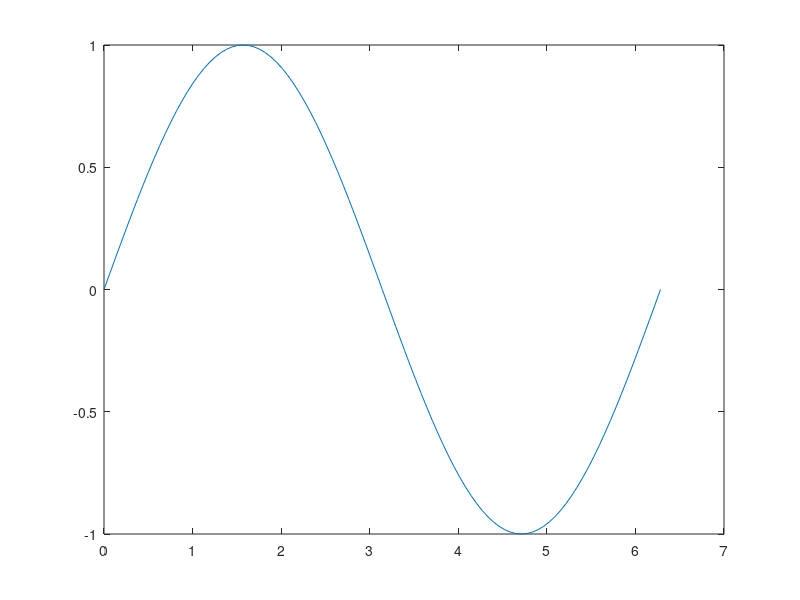
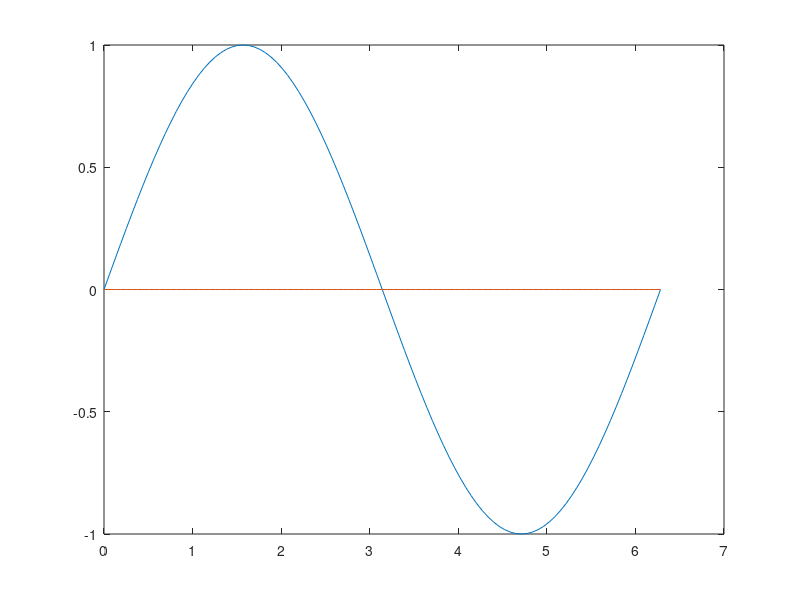

Recreate these plots in MATLAB, in order.
%  
%    Here is some introductory syntax. Try these comands out
%    to see what they do. Either 1) copy them (with punctuation)
%    to Command Window with the >> prompt or 2) type "Introduction"
%    in the Command Window to execute all of the commands in
%    sequence.
%
%    Note: lowercase x is different than uppercase X
%
%
%    Computing with scalar variables
%
x=7;
y=12;
z=x^2
z=pi*x/y
z=x*y
%
%
%   Computing with vectors
%
x=1:10
y=1:2:19
z=x.^2
z=x.*y
z=x./y
z=1./y
z=x.^(1./y)
z=sin(x)
%
%
%    declaring row and column vectors
%
x=[1,-2,13]
x=[1;5;6]
y=x.^3
%
%
%    special vector declarations: zero vectors,
%    vector of all 1's, random vectors.
%
x=zeros(6,1)
x=zeros(1,6)
y=ones(5,1)-7
y=7*ones(5,1)
y=rand(5,1)
%
%   Transpose and dot product
%
x=[1;2;3];
y=[-1;2;4];
x
x'
dotprod=x'*y
%
%
%   vectors defined by for loops. 
%   First undefine or clear "x".
%
clear x
x(1)=1
for i=2:8
    x(i)=x(i-1)+i
end
%
%
%   Summing numbers defined by formulae or vectors:
%  
n=1:8;
x=[2;3;4;5];
%
sum(n)
sum(n.^2)
%
sum(x)
sum(x.^(-1))
%
%    Redo with higher precision
%
format long
sum(x.^(-1))
%
%    Switch back to lower precision
%
format short
%
%
%
%    matrix basics: defining, multiplying, etc
%
%
A=[1,2,3;4,5,6;7,8,9]
B=[3:5;4:6;2,3,8]
x=[1,-1,0]
A*x'
A*B
%
%
clear A
for i=1:4
    for j=1:4
        A(i,j)=i*j;
    end
end
A
%
%   replacing a row/column/element of a matrix
%   Here":" is a wildcard meaning all indices.
%
A(2,:)=[0,1,1,1]
A(:,4)=[1;0;0;0]
A(4,3)=100
%
%   Later we'll use things like
%
det(A)
det(B)
inv(B)
inv(B)*B
eye(4)
eig(B)
%
%
%
%    Simple plots
%
a=0;
b=2*pi;
dx=(b-a)/100;
x=a:dx:b;
figure(1)
plot(x,sin(x))
%
%
%   Multiple plots
%
y1=sin(x);
y2=0*x;
figure(2)
plot(x,y1,x,y2)
